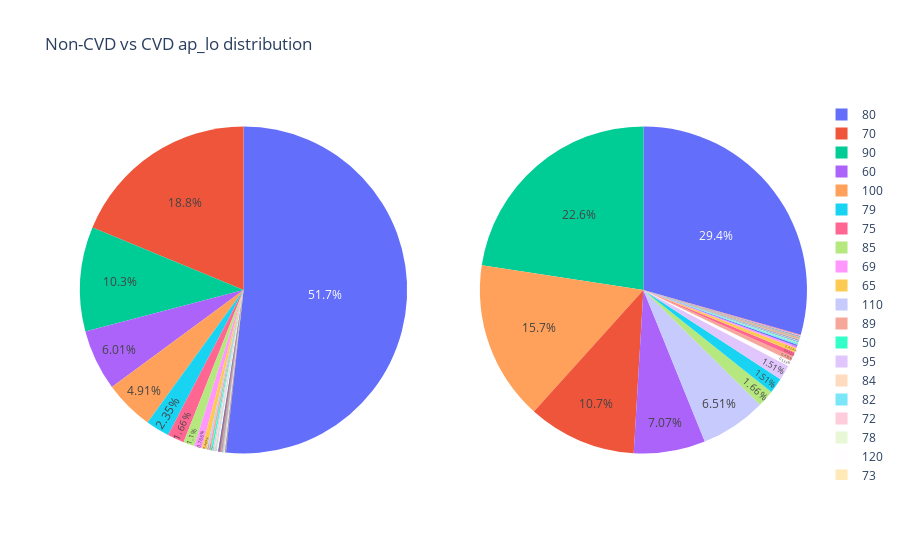

Here is the notebook cell this chart was saved with:
### Code cell
cvd = cleanedData.loc[cleanedData['cardio'] == 1, 'ap_hi'].copy()
non_cvd = cleanedData.loc[cleanedData['cardio'] == 0, 'ap_hi'].copy()

fig = make_subplots(rows=1, cols=2, specs=[[{"type": "pie"}, {"type": "pie"}]])

fig.update_layout(title_text="Non-CVD vs CVD ap_lo distribution", template="plotly_white")
fig.add_trace(go.Pie(values=non_cvd.value_counts().values, labels=cleanedData[cleanedData['cardio'] == 0]['ap_lo'].value_counts().index.to_list()),row=1, col=1)
fig.add_trace(go.Pie(values=cvd.value_counts().values, labels=cleanedData[cleanedData['cardio'] == 1]['ap_lo'].value_counts().index.to_list()),row=1, col=2)
fig.update_traces(textposition='inside')
fig.show()

### Figure 1 — Plotly figure (JSON) as saved in the notebook; plotly's stock layout.template omitted (floating-point values rounded to 4 significant figures)
{"data": [{"domain": {"x": [0, 0.45], "y": [0, 1]}, "labels": [80, 70, 90, 60, 100, 79, 75, 85, 69, 65, 110, 89, 50, 95, 84, 82, 72, 78, 120, 73, 83, 76, 74, 67, 59, 81, 77, 68, 92, 86, 87, 66, 64, 71, 96, 88, 63, 97, 94, 93, 62, 98, 99, 101, 61, 91, 57, 55, 105, 103, 58, 119, 54, 114, 112, 109, 108, 107, 106, 104, 52], "textposition": "inside", "type": "pie", "values": [17680, 6414, 3531, 2056, 1678, 804, 567, 376, 262, 167, 70, 66, 64, 48, 45, 27, 24, 17, 16, 15, 15, 13, 11, 11, 10, 10, 10, 9, 9, 9, 9, 8, 8, 8, 7, 7, 6, 6, 6, 6, 6, 6, 6, 5, 5, 4, 4, 4, 4, 4, 3, 3, 3, 3, 3, 3, 3, 3, 3, 3, 3, 3, 2, 2, 2, 2, 2, 2, 2, 2, 2, 1, 1, 1, 1, 1, 1, 1, 1, 1, 1, 1]}, {"domain": {"x": [0.55, 1], "y": [0, 1]}, "labels": [80, 90, 100, 70, 60, 110, 85, 79, 95, 120, 89, 75, 65, 69, 87, 91, 99, 82, 86, 105, 50, 83, 88, 84, 94, 98, 74, 92, 81, 78, 97, 59, 93, 115, 71, 96, 76, 103, 73, 109, 77, 72, 104, 106, 102, 67, 62, 58, 68, 53, 55, 113, 61, 101, 64, 57, 56, 119, 66, 52, 111, 108], "textposition": "inside", "type": "pie", "values": [9716, 7463, 5199, 3543, 2335, 2152, 547, 500, 499, 176, 165, 146, 140, 67, 50, 32, 18, 15, 11, 10, 10, 10, 10, 10, 9, 9, 9, 9, 9, 8, 7, 7, 7, 7, 6, 6, 6, 6, 6, 6, 6, 5, 5, 5, 5, 5, 5, 5, 5, 5, 5, 4, 4, 4, 4, 4, 3, 3, 3, 3, 3, 3, 3, 3, 3, 3, 3, 2, 2, 2, 2, 2, 2, 1, 1, 1, 1, 1, 1, 1, 1, 1]}], "layout": {"title": {"text": "Non-CVD vs CVD ap_lo distribution"}}}
